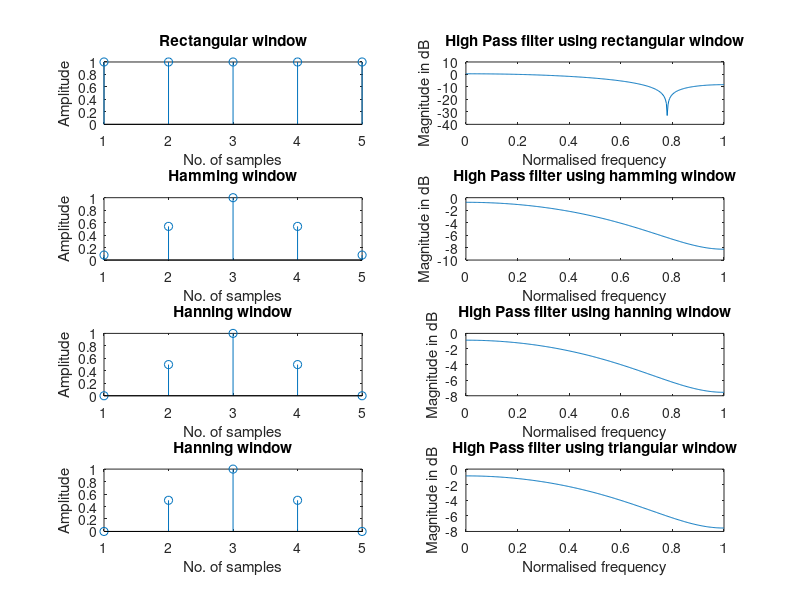

This figure's MATLAB source:
clc;
clear all;
close all;

wc = 0.5*pi;
eps = 0.001;
N = input("Enter N: ");
alpha = (N-1)/2;
n = 0:1:N-1;
hd = (sin(pi*(n-alpha+eps))-(sin(wc*(n-alpha+eps)))./(pi*(n-alpha+eps)));

wr = boxcar(N);
whm = hamming(N);
whn = hanning(N);
wt = bartlett(N);
w = 0:0.01:pi;
hn1 = hd.*wr';
hn2 = hd.*whm';
hn3 = hd.*whn';
hn4 = hd.*wt';

h1 = freqz(hn1,1,w);
h2 = freqz(hn2,1,w);
h3 = freqz(hn3,1,w);
h4 = freqz(hn4,1,w);

subplot(4,2,1);
stem(wr);
xlabel("No. of samples");
ylabel("Amplitude");
title("Rectangular window");

subplot(4,2,2);
plot(w/pi,10*log10(abs(h1)));
xlabel("Normalised frequency");
ylabel("Magnitude in dB");
title("High Pass filter using rectangular window");

subplot(4,2,3);
stem(whm);
xlabel("No. of samples");
ylabel("Amplitude");
title("Hamming window");

subplot(4,2,4);
plot(w/pi,10*log10(abs(h2)));
xlabel("Normalised frequency");
ylabel("Magnitude in dB");
title("High Pass filter using hamming window");

subplot(4,2,5);
stem(whn);
xlabel("No. of samples");
ylabel("Amplitude");
title("Hanning window");

subplot(4,2,6);
plot(w/pi,10*log10(abs(h3)));
xlabel("Normalised frequency");
ylabel("Magnitude in dB");
title("High Pass filter using hanning window");

subplot(4,2,7);
stem(wt);
xlabel("No. of samples");
ylabel("Amplitude");
title("Hanning window");

subplot(4,2,8);
plot(w/pi,10*log10(abs(h4)));
xlabel("Normalised frequency");
ylabel("Magnitude in dB");
title("High Pass filter using triangular window");